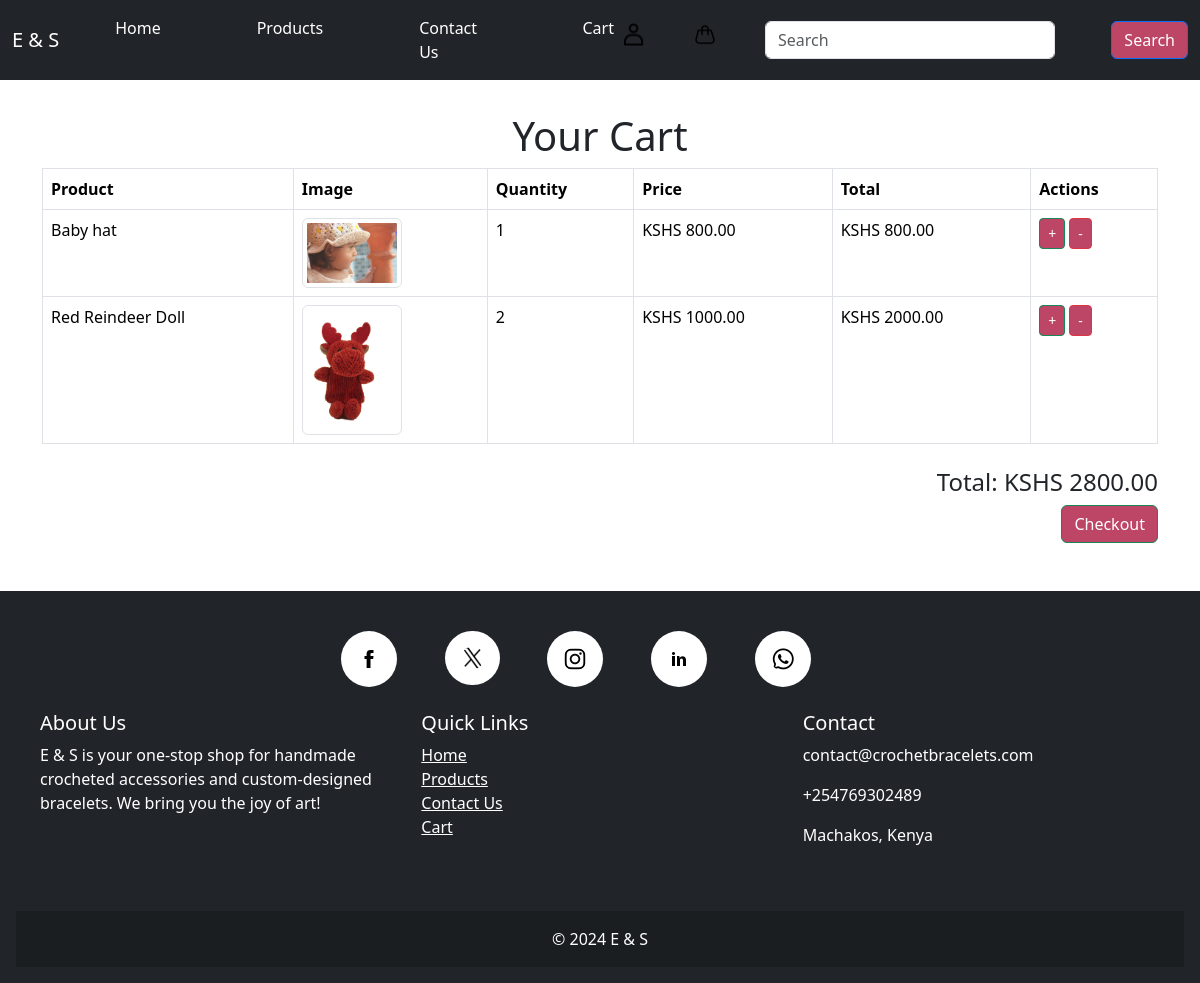
The app's page /cart (signed in) with its own data.
### my_app/models.py (models this page shows, shortened)
class CartItem(models.Model):
    user = models.ForeignKey(User, related_name='cart_items', on_delete=models.CASCADE)
    product = models.ForeignKey(Product, related_name='cart_items', on_delete=models.CASCADE)
    quantity = models.PositiveIntegerField(default=1)
    added_at = models.DateTimeField(auto_now_add=True)
    def total_price(self):
        return self.product.price * self.quantity

class Product(models.Model):
    name = models.CharField(max_length=30)
    description = models.TextField()
    price = models.DecimalField(max_digits=10, decimal_places=2)
    image = models.ImageField(upload_to='products/images/')
    category = models.ForeignKey(Category, related_name='products', on_delete=models.CASCADE)
    created_at = models.DateTimeField(auto_now_add=True)
    updated_at = models.DateTimeField(auto_now=True)
    is_new = models.BooleanField(default=False)
    class Meta:
        ordering = ['category']
        db_table = 'product'

### my_app/views.py (the view)
# urls.py: path('cart', views.cart, name='cart'),
@login_required
def cart(request):
    cart_items = CartItem.objects.filter(user=request.user)
    total_price = sum(item.total_price() for item in cart_items)
    return render(request, 'cart.html',{'cart_items': cart_items, 'total_price': total_price})

### templates/cart.html (shortened to what this page needs)
{% extends 'master.html' %}
{% load static %}
{% load static %}
{% block content %}
    <div class="container py-5 mt-3">
        <h1 class="text-center">Your Cart</h1>
        <div class="row">
            <div class="col-12">
                <table class="table table-bordered">
                    <thead>
                    <tr>
                        <th>Product</th>
                        <th>Image</th>
                        <th>Quantity</th>
                        <th>Price</th>
                        <th>Total</th>
                        <th>Actions</th>
                    </tr>
                    </thead>
                    <tbody>
                    {% for item in cart_items %}
                        <tr>
                            <td>{{ item.product.name }}</td>
                            <td>
                                <img src="{{ item.product.image.url }}" alt="{{ item.product.name }}"
                                     class="img-thumbnail" style="width: 100px; height: auto;">
                            </td>
                            <td>{{ item.quantity }}</td>
                            <td>KSHS {{ item.product.price }}</td>
                            <td>KSHS {{ item.total_price }}</td>
                            <td>
                                <button class="btn btn-sm btn-success"
                                        onclick="updateCart('{{ item.id }}', 'increase')">+
                                </button>
                                <button class="btn btn-sm btn-danger" onclick="updateCart('{{ item.id }}', 'decrease')">
                                    -
                                </button>
                            </td>
                        </tr>
                    {% endfor %}
                    </tbody>
                </table>
                <div class="text-end mt-4">
                    <h4>Total: KSHS {{ total_price }}</h4>
                    <a href="#" class="btn btn-success">Checkout</a>
                </div>
            </div>
        </div>
    </div>
{% endblock %}

### templates/master.html (shortened to what this page needs)
{% load static %}
<!DOCTYPE html>
<html lang="en">
<head>
    <link href="https://cdn.jsdelivr.net/npm/bootstrap@5.3.3/dist/css/bootstrap.min.css" rel="stylesheet">
    <link rel="stylesheet" href="{% static 'css/styles.css' %}">
</head>
<body>
<nav class="navbar navbar-expand-sm w-100 bg-dark">
    <div class="container-fluid">
        <a class="navbar-brand" href="{% url 'home' %}">E & S</a>
        <div class="collapse navbar-collapse" id="mynavbar">
            <ul class="navbar-nav me-auto" style="display: flex; gap: 5rem; margin-left: 2rem">
                <li class="nav-item">
                    <a class="nav-link" href="{% url 'home' %}">Home</a>
                </li>
                <li class="nav-item">
                    <a class="nav-link" href="{% url 'products' %}">Products</a>
                </li>
                <li class="nav-item">
                    <a class="nav-link" href="{% url 'contact_us' %}">Contact Us</a>
                </li>
                <li class="nav-item">
                    <a class="nav-link" href="{% url 'cart' %}">Cart</a>
                </li>
            </ul>
            <form class="d-flex gap-5">
                <div>
                    <a class="nav-link" href="{% url 'login_user' %}"><img src="{% static 'images/profile.png' %}"
                                                                      alt="login-pic"></a>
                </div>
                <div>
                    <a class="nav-link" href="{% url 'cart' %}"><img src="{% static 'images/cart.png' %}"
                                                                     alt="cart-pic"></a>
                </div>
                <input class="form-control me-2" type="text" placeholder="Search">
                <button class="btn btn-primary" type="button">Search</button>
            </form>
        </div>
    </div>
</nav>
{% block content %}
{% endblock %}
{% include 'footer.html' %}
</body>
</html>

### templates/footer.html (shortened to what this page needs)
{% load static %}
<footer class="bg-dark text-white text-center text-lg-start p-3">
    <div class="container-fluid p-4">
        <div class="mb-4 d-flex justify-content-center">
            <a href="#" class="text-white me-4">
                <img src="{% static 'images/facebook.png' %}" alt="facebook" class="social_media_icons">
            </a>
            <a href="#" class="text-white me-4">
                <img src="{% static 'images/twitter.png' %}" alt="twitter" class="social_media_icons">
            </a>
            <a href="#" class="text-white me-4">
                <img src="{% static 'images/instagram.png' %}" alt="instagram" class="social_media_icons">
            </a>
            <a href="#" class="text-white me-4">
                <img src="{% static 'images/linkedin.png' %}" alt="linkedin" class="social_media_icons">
            </a>
            <a href="#" class="text-white me-4">
                <img src="{% static 'images/whatsapp.png' %}" alt="whatsapp" class="social_media_icons">
            </a>
        </div>
        <div class="row">
            <div class="col-lg-4 col-md-6 mb-4">
                <h5>About Us</h5>
                <p>
                    E & S is your one-stop shop for handmade crocheted accessories and custom-designed bracelets. We
                    bring you the joy of art!
                </p>
            </div>
            <div class="col-lg-4 col-md-6 mb-4">
                <h5>Quick Links</h5>
                <ul class="list-unstyled">
                    <li><a href="{% url 'home' %}" class="text-white">Home</a></li>
                    <li><a href="{% url 'products' %}" class="text-white">Products</a></li>
                    <li><a href="{% url 'contact_us' %}" class="text-white">Contact Us</a></li>
                    <li><a href="{% url 'cart' %}" class="text-white">Cart</a></li>
                </ul>
            </div>
            <div class="col-lg-4 col-md-12 mb-4">
                <h5>Contact</h5>
                <p> contact@crochetbracelets.com</p>
                <p> +254769302489</p>
                <p> Machakos, Kenya</p>
            </div>
        </div>
    </div>
    <div class="text-center p-3" style="background-color: rgba(0, 0, 0, 0.2);">
        © 2024 E & S
    </div>
</footer>

### my_app/static/css/styles.css (style rules this page uses)
* { margin: 0; padding: 0; box-sizing: border-box; }
.navbar { top: 0; position: fixed; height: 5rem; background-color: rgba(0, 0, 0, 0.2); }
.navbar a, .navbar ul li a { color: #fff; }
h1 { text-align: center; margin-top: 3rem; }
.btn { background-color: #bd4566; color: #fff; }
img { width: 100%; }
.social_media_icons { width: 70%; padding: 1rem; border-radius: 50%; background-color: #fff; }

### records on screen
CartItem: product.name "Baby hat", product.image (picture), quantity "1", product.price "800.00", total_price "800.00"
CartItem: product.name "Red Reindeer Doll", product.image (picture), quantity "2", product.price "1000.00", total_price "2000.00"

### other values on screen
{{ total_price }} "2800.00"
